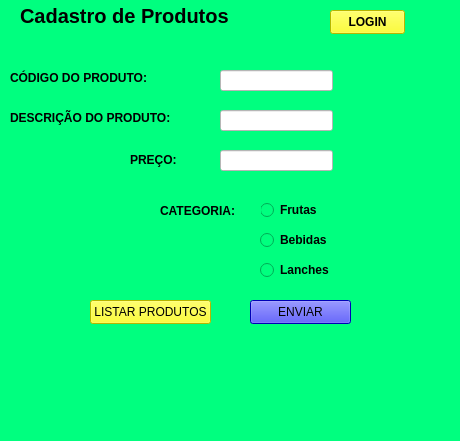
<?xml version="1.0" encoding="UTF-8"?>
<ui version="4.0">
 <class>MainWindow</class>
 <widget class="QMainWindow" name="MainWindow">
  <property name="geometry">
   <rect>
    <x>0</x>
    <y>0</y>
    <width>460</width>
    <height>441</height>
   </rect>
  </property>
  <property name="windowTitle">
   <string>MainWindow</string>
  </property>
  <property name="styleSheet">
   <string notr="true">background-color: rgb(0, 255, 127);</string>
  </property>
  <widget class="QWidget" name="centralwidget">
   <widget class="QLabel" name="label">
    <property name="geometry">
     <rect>
      <x>20</x>
      <y>0</y>
      <width>281</width>
      <height>31</height>
     </rect>
    </property>
    <property name="font">
     <font>
      <pointsize>15</pointsize>
      <bold>true</bold>
     </font>
    </property>
    <property name="styleSheet">
     <string notr="true">color: rgb(0, 0, 0);</string>
    </property>
    <property name="text">
     <string>Cadastro de Produtos</string>
    </property>
   </widget>
   <widget class="QLabel" name="label_2">
    <property name="geometry">
     <rect>
      <x>10</x>
      <y>70</y>
      <width>181</width>
      <height>16</height>
     </rect>
    </property>
    <property name="font">
     <font>
      <pointsize>9</pointsize>
      <bold>true</bold>
     </font>
    </property>
    <property name="styleSheet">
     <string notr="true">color: rgb(0, 0, 0);</string>
    </property>
    <property name="text">
     <string>CÓDIGO DO PRODUTO:</string>
    </property>
   </widget>
   <widget class="QLabel" name="label_3">
    <property name="geometry">
     <rect>
      <x>10</x>
      <y>110</y>
      <width>221</width>
      <height>16</height>
     </rect>
    </property>
    <property name="font">
     <font>
      <pointsize>9</pointsize>
      <bold>true</bold>
     </font>
    </property>
    <property name="styleSheet">
     <string notr="true">color: rgb(0, 0, 0);</string>
    </property>
    <property name="text">
     <string>DESCRIÇÃO DO PRODUTO:</string>
    </property>
   </widget>
   <widget class="QLabel" name="label_4">
    <property name="geometry">
     <rect>
      <x>130</x>
      <y>150</y>
      <width>61</width>
      <height>20</height>
     </rect>
    </property>
    <property name="font">
     <font>
      <pointsize>9</pointsize>
      <bold>true</bold>
     </font>
    </property>
    <property name="styleSheet">
     <string notr="true">color: rgb(0, 0, 0);</string>
    </property>
    <property name="text">
     <string>PREÇO:</string>
    </property>
   </widget>
   <widget class="QLineEdit" name="lineEdit">
    <property name="geometry">
     <rect>
      <x>220</x>
      <y>70</y>
      <width>113</width>
      <height>21</height>
     </rect>
    </property>
    <property name="styleSheet">
     <string notr="true">background-color: rgb(255, 255, 255);</string>
    </property>
   </widget>
   <widget class="QLineEdit" name="lineEdit_2">
    <property name="geometry">
     <rect>
      <x>220</x>
      <y>110</y>
      <width>113</width>
      <height>21</height>
     </rect>
    </property>
    <property name="styleSheet">
     <string notr="true">background-color: rgb(255, 255, 255);</string>
    </property>
   </widget>
   <widget class="QLineEdit" name="lineEdit_3">
    <property name="geometry">
     <rect>
      <x>220</x>
      <y>150</y>
      <width>113</width>
      <height>21</height>
     </rect>
    </property>
    <property name="styleSheet">
     <string notr="true">background-color: rgb(255, 255, 255);</string>
    </property>
   </widget>
   <widget class="QRadioButton" name="radioButton">
    <property name="geometry">
     <rect>
      <x>260</x>
      <y>200</y>
      <width>92</width>
      <height>20</height>
     </rect>
    </property>
    <property name="font">
     <font>
      <bold>true</bold>
     </font>
    </property>
    <property name="styleSheet">
     <string notr="true">color: rgb(0, 0, 0);</string>
    </property>
    <property name="text">
     <string>Frutas</string>
    </property>
   </widget>
   <widget class="QRadioButton" name="radioButton_2">
    <property name="geometry">
     <rect>
      <x>260</x>
      <y>230</y>
      <width>92</width>
      <height>20</height>
     </rect>
    </property>
    <property name="font">
     <font>
      <bold>true</bold>
     </font>
    </property>
    <property name="styleSheet">
     <string notr="true">color: rgb(0, 0, 0);
</string>
    </property>
    <property name="text">
     <string>Bebidas</string>
    </property>
   </widget>
   <widget class="QRadioButton" name="radioButton_3">
    <property name="geometry">
     <rect>
      <x>260</x>
      <y>260</y>
      <width>92</width>
      <height>20</height>
     </rect>
    </property>
    <property name="font">
     <font>
      <bold>true</bold>
     </font>
    </property>
    <property name="styleSheet">
     <string notr="true">color: rgb(0, 0, 0);</string>
    </property>
    <property name="text">
     <string>Lanches</string>
    </property>
   </widget>
   <widget class="QLabel" name="label_5">
    <property name="geometry">
     <rect>
      <x>160</x>
      <y>200</y>
      <width>101</width>
      <height>21</height>
     </rect>
    </property>
    <property name="font">
     <font>
      <bold>true</bold>
     </font>
    </property>
    <property name="styleSheet">
     <string notr="true">color: rgb(0, 0, 0);</string>
    </property>
    <property name="text">
     <string>CATEGORIA:</string>
    </property>
   </widget>
   <widget class="QPushButton" name="pushButton">
    <property name="geometry">
     <rect>
      <x>250</x>
      <y>300</y>
      <width>101</width>
      <height>24</height>
     </rect>
    </property>
    <property name="font">
     <font>
      <bold>false</bold>
     </font>
    </property>
    <property name="styleSheet">
     <string notr="true">background-color: rgb(0, 0, 255);
color: rgb(0, 0, 0);</string>
    </property>
    <property name="text">
     <string>ENVIAR</string>
    </property>
   </widget>
   <widget class="QPushButton" name="pushButton_2">
    <property name="geometry">
     <rect>
      <x>90</x>
      <y>300</y>
      <width>121</width>
      <height>24</height>
     </rect>
    </property>
    <property name="font">
     <font>
      <bold>false</bold>
     </font>
    </property>
    <property name="styleSheet">
     <string notr="true">background-color: rgb(255, 255, 0);
color: rgb(0, 0, 0);</string>
    </property>
    <property name="text">
     <string>LISTAR PRODUTOS</string>
    </property>
   </widget>
   <widget class="QPushButton" name="pushButton_3">
    <property name="geometry">
     <rect>
      <x>330</x>
      <y>10</y>
      <width>75</width>
      <height>24</height>
     </rect>
    </property>
    <property name="font">
     <font>
      <bold>true</bold>
     </font>
    </property>
    <property name="styleSheet">
     <string notr="true">background-color: rgb(255, 255, 0);
color: rgb(0, 0, 0);</string>
    </property>
    <property name="text">
     <string>LOGIN</string>
    </property>
   </widget>
  </widget>
  <widget class="QMenuBar" name="menubar">
   <property name="geometry">
    <rect>
     <x>0</x>
     <y>0</y>
     <width>460</width>
     <height>33</height>
    </rect>
   </property>
  </widget>
  <widget class="QStatusBar" name="statusbar"/>
 </widget>
 <resources/>
 <connections/>
</ui>
